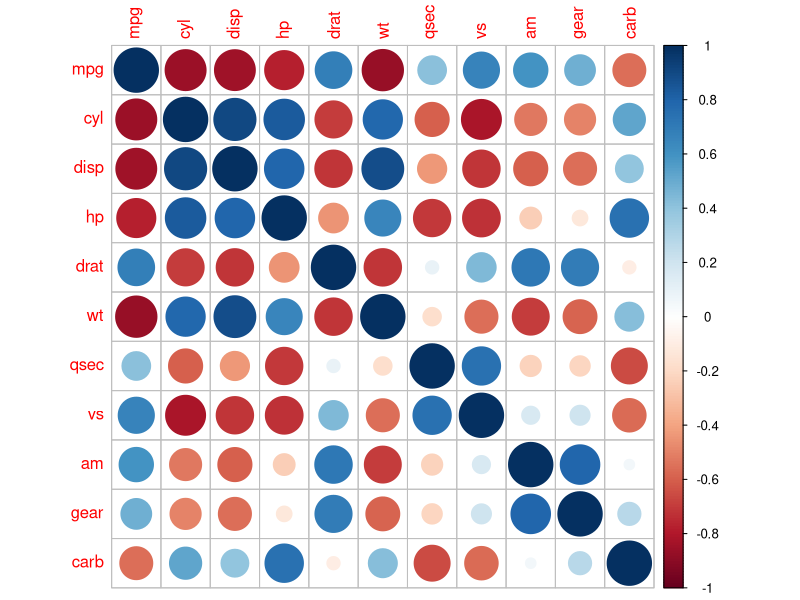
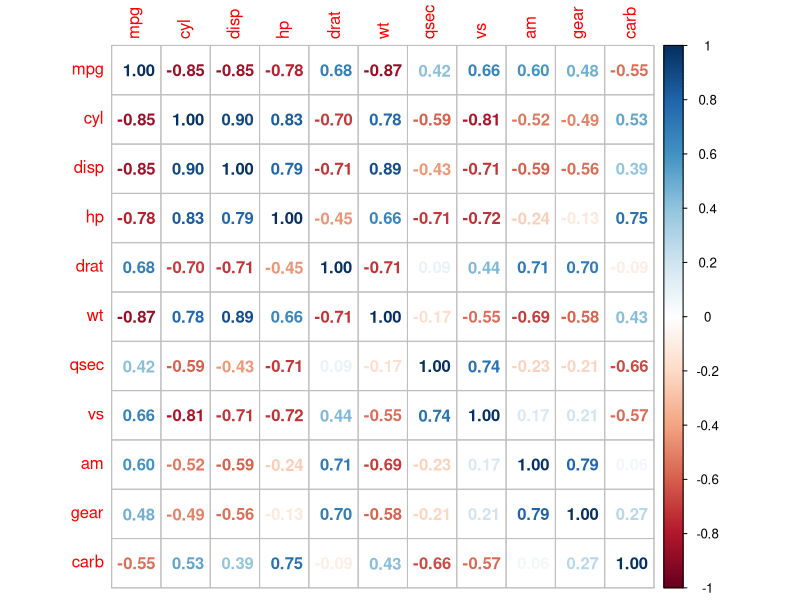

Source code (R) for these figures, in order:
library(ggplot2)
library(dplyr)
mpg_raw = as.data.frame(ggplot2::mpg)
mpg = mpg_raw
mpg_diff = mpg %>%
  select(class, cty) %>% 
  filter(class %in% c("compact", "suv"))

head(mpg_diff)
table(mpg_diff$class)
t.test(data = mpg_diff, cty ~ class, var.equal = T)

mpg_diff2 = mpg %>% 
  select(fl, cty) %>% 
  filter(fl %in% c("r", "p"))

table(mpg_diff2$fl)

?mpg

t.test(data = mpg_diff2, cty ~ fl, var.equal = T)

economics = as.data.frame(ggplot2::economics)
cor.test(economics$unemploy, economics$pce)


head(mtcars)

car_cor = cor(mtcars)

car_cor

round(car_cor, 2)

install.packages("corrplot")
library(corrplot)

corrplot(car_cor)

corrplot(car_cor, method = "number")

install.packages("knitr")







